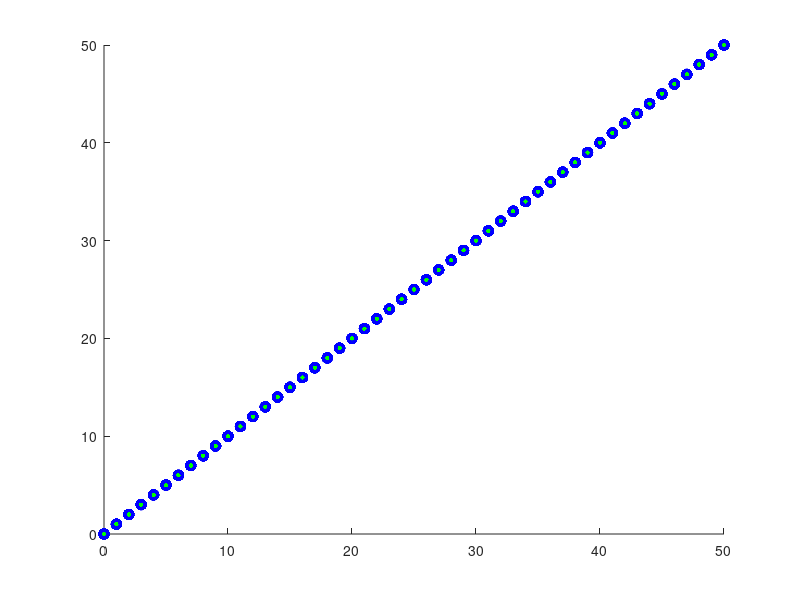

The MATLAB source for this figure: (Note: this script raises an error after producing the figure.)
clc;
clear all;
close all;

x = meshgrid(0:50);
z = meshgrid(0:50);

y=0.5*z+0.4*x+25;
% y=0.4*x+25;
% noise=10*max(y)*rand(1,length(x),1)/100;
% y=y+noise;
G = [ones(length(x),1) x' z'];
% G = [ones(length(x),1) x' (x.*x)'];

m = inv(G'*G)*G'*y';
d1 = G*m;
figure(1)
hold on
plot3 (x,z,y,':bo','MarkerFaceColor','g','LineWidth',2);
mesh (x,z,d1);
legend ('Data','Regresi Linear',2)

% outlier
y2 = y;
y2(1) = y(1)*5*abs(y(1)-max(y))/max(y);
m2 = inv(G'*G)*G'*y2';
d2 = G*m2;
figure(2)
hold on
plot3 (x,z,y2,':bo','MarkerFaceColor','g','LineWidth',2);
mesh (x,z,d2);
legend ('Data dengan pencilan','Regresi Linear',2)

% Weighted Least Square
W = eye (length(x));
W(1,1) = 0.1;
m3 = inv(G'*W*G)*G'*W*y2';
d3 = G*m3;
figure(3)
hold on
plot3 (x,z,y2,':bo','MarkerFaceColor','g','LineWidth',2);
mesh (x,z,d3);
legend ('Data dengan pencilan','Regresi Linear',2)

%comparison
% figure (4)
% hold on
% plot (x,z,y,':bo','MarkerFaceColor','g','LineWidth',2);
% plot (x,z,d1,'b','LineWidth',2);
% plot (x,z,d2,'k','LineWidth',2);
% plot (x,z,d3,'r','LineWidth',2);
% legend ('Data','Regresi','Regresi(Outlier)','Regresi berbobot',2)
% 
